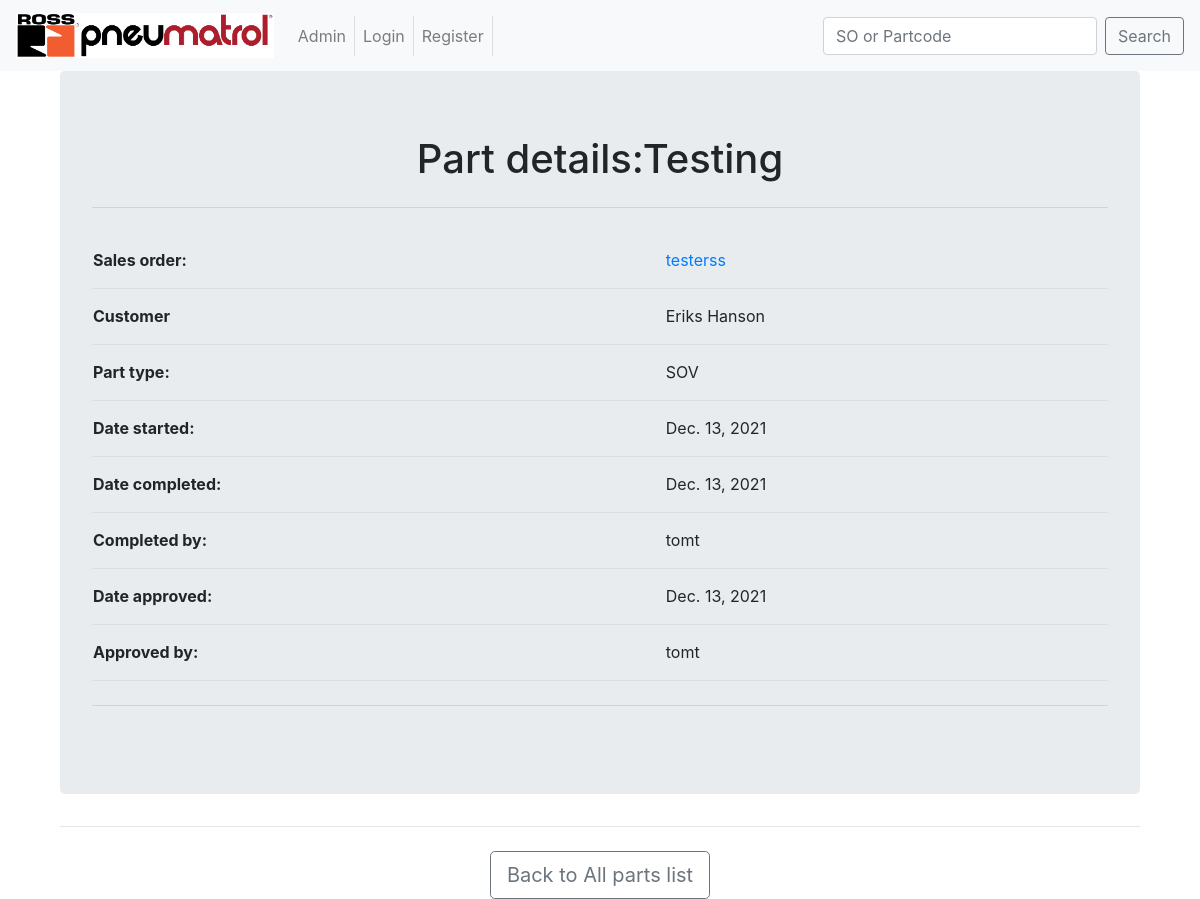
/ORWAapp/home/parts/Testing, run on the app's committed database.
### ORWAapp/models.py (models this page shows, shortened)
class Parts(models.Model):
	part_code = models.CharField(max_length=22, unique=True)
	part_type = models.ForeignKey(PartType, on_delete=models.CASCADE)
	sales_order = models.ForeignKey(SalesOrder, on_delete=models.CASCADE, related_name='salesorder')
	updated_code = models.BooleanField(default=False)
	start_date = models.DateField()
	completed_by = models.ForeignKey(User, on_delete=models.CASCADE, related_name='completedby', null=False, blank=True)
	completed_date = models.DateField(auto_now_add = True)
	approved_by = models.ForeignKey(User, on_delete=models.CASCADE, related_name='approvedby', null=True, blank=True)
	approved_date = models.DateField(null=True, blank=True)
	problem_parts = models.BooleanField(default=False, verbose_name ="Problem parts checked")
	problem_parts_cleared = models.BooleanField(default = False)
	notes = models.TextField(blank=True, max_length = 256)
	SMALL = 'S'
	MEDIUM = "M"
	LARGE = "L"
	HUGE = "H"
	SIZE_CHOICES = [
	    (SMALL, 'Small'),
	    (MEDIUM, 'Medium'),
	    (LARGE, 'Large'),
	    (HUGE, 'Huge'),
	]
	size = models.CharField(max_length=1, choices=SIZE_CHOICES, null = False)
	class Meta:
		verbose_name_plural = "Parts"

class SalesOrder(models.Model):
	order_number = models.CharField(max_length = 8,
									unique = True,
									help_text = "1S###### or SAMP####",
									validators =[MinLengthValidator(8, message="Order number is too short")],
									)
	customer = models.ForeignKey(Customers,on_delete = models.CASCADE)
	entered_date = models.DateField(null = True, blank = True)
	order_date = models.DateField(help_text = "date on the paperwork")
	issue_date = models.DateField(null = True, blank = True)
	ORWA_lines = models.IntegerField(null = False,
									default=1,
									help_text= "number of lines that are an ORWA",
									validators=[MinValueValidator(1, message = "less that 1 line at ORWA")],
									)
	reject_user = models.ForeignKey(User,
									on_delete = models.CASCADE,
									related_name='rejected_by',
									null=True,
									blank=True,
									)
	reject_date = models.DateField(null = True, blank = True)
	reject_note = models.TextField(max_length = 200,
								 	blank = True,
								 	)
	notes = models.TextField(blank = True)
	paperwork = models.FileField(upload_to = update_filename,
									blank = False,
									)
	completed_paperwork = models.FileField(upload_to = update_filename_complete,
									blank = True,
									)
	allocated_to = models.ForeignKey(User,
									on_delete = models.CASCADE,
									null = True,
									blank = True,
									)
	class Meta:
		verbose_name_plural = "SalesOrders"
	def __str__(self):
	    return self.order_number

class Customers(models.Model):
	full_name = models.CharField(max_length=200,
								help_text='Customer Name',
								)
	account_name = models.CharField(max_length=6,
								unique=True,
								help_text='Account ref',
								)
	short_name = models.CharField(max_length=50,
								blank=True,
								null=True,
								)
	class Meta:
		verbose_name_plural = "Customer"

class PartType(models.Model):
	name = models.CharField(max_length=20, unique=True)
	description = models.TextField(max_length=200, help_text="200 character max")
	def __str__(self):
		return self.name
	class Meta:
		verbose_name_plural = "Part Types"

### ORWAapp/views.py (the view)
# urls.py: path('home/parts/<part>', views.PartDetail, name='PartDetail'),
def PartDetail(request, part):
    p = Parts.objects.get(part_code = part)
    SO = SalesOrder.objects.get(order_number = p.sales_order)
    context = {
    'p': p,
    'SO': SO
    }
    return render(request, 'ORWAapp/home/PartDetail.html', context)

### templates/ORWAapp/home/PartDetail.html (shortened to what this page needs)
<!DOCTYPE html>
{% extends "base.html" %}
    {% block body_block %}
        <div class="container">
            <center>
            <div class="jumbotron">
                <h1>Part details:{{p.part_code }}</h1>
                <hr class="my-4">
                <table>
                    <tr>
                        <th>Sales order:</th>
                        <td></td>
                        <td><a href="{% url 'ORWAapp:OrderDetail' SO.order_number %}"> {{ p.sales_order.order_number }}</a></td>
                    </tr>
                    <tr>
                        <th>Customer</th>
                        <td></td>
                        <td>{{ p.sales_order.customer.short_name }}</td>
                    </tr>
                    <tr>
                        <th>Part type:</th>
                        <td></td>
                        <td>{{ p.part_type }}</td>
                    </tr>
                    <tr>
                        <th>Date started:</th>
                        <td></td>
                        <td>{{ p.start_date }}</td>
                    </tr>
                    <tr>
                        <th>Date completed:</th>
                        <td></td>
                        <td>{{ p.completed_date }}</td>
                    </tr>
                    <tr>
                        <th>Completed by:</th>
                        <td></td>
                        <td>{{ p.completed_by }}</td>
                    </tr>
                        <th>Date approved:</th>
                        <td></td>
                        <td>{{ p.approved_date }}</td>
                        <th>Approved by:</th>
                        <td></td>
                        <td>{{ p.approved_by }}</td>
                </table>
            <hr class="my-4">
            </div>
        </center>
        <hr class="my-4">
        <center></center>
{% endblock %}

### ORWAapp/static/css/mystyle.css (style rules this page uses)
table { width:100%; font-size: 16px; }
td, th { height: 56px; padding-top: 12px; padding-bottom: 12px; border-bottom: 1px solid #ddd; text-align:left; }

### data on the page
Parts: part_code "Testing", sales_order.order_number "testerss", sales_order.customer.short_name "Eriks Hanson", part_type "SOV", start_date "Dec. 13, 2021", completed_date "Dec. 13, 2021", completed_by "tomt", approved_date "Dec. 13, 2021", approved_by "tomt"
